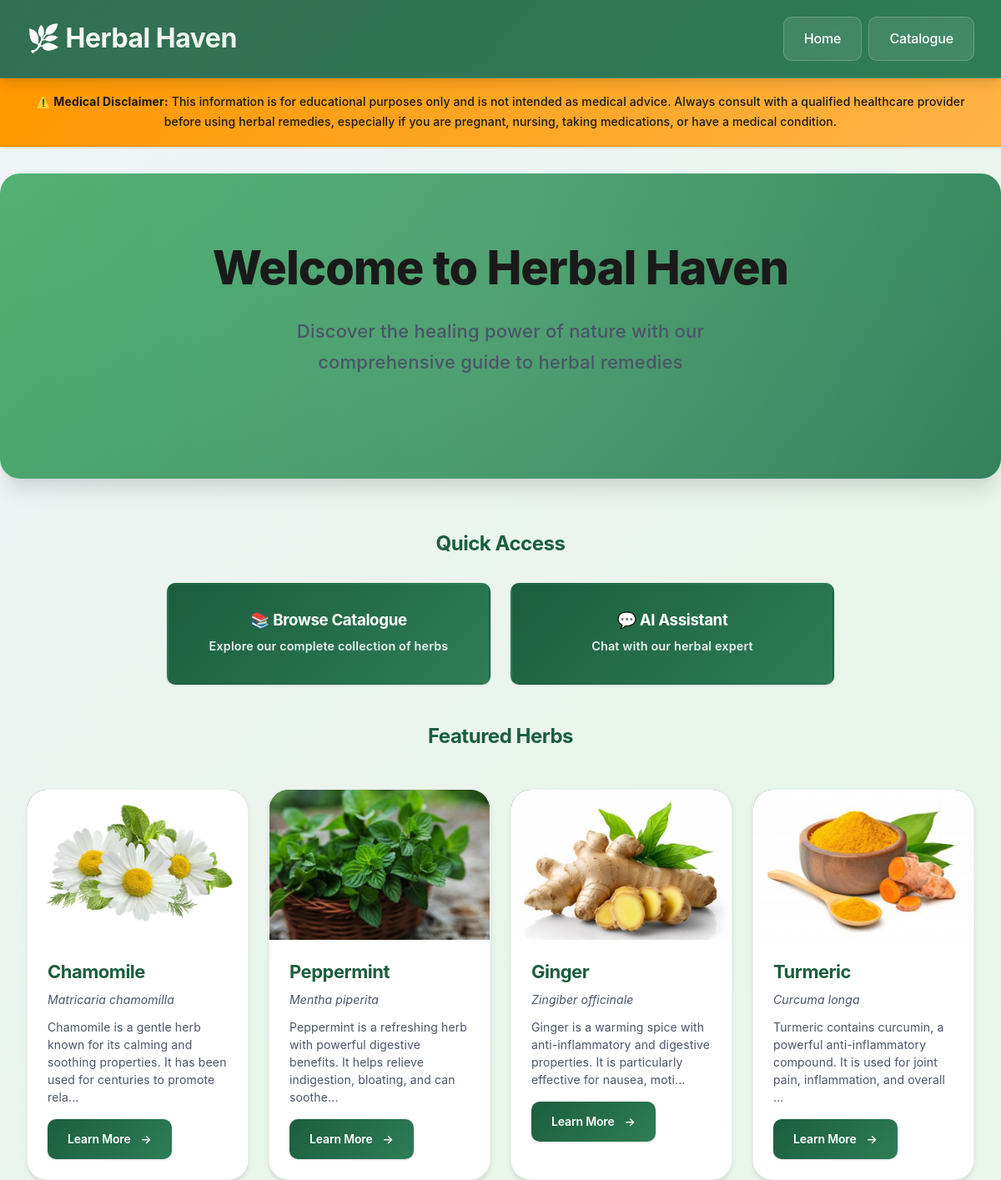
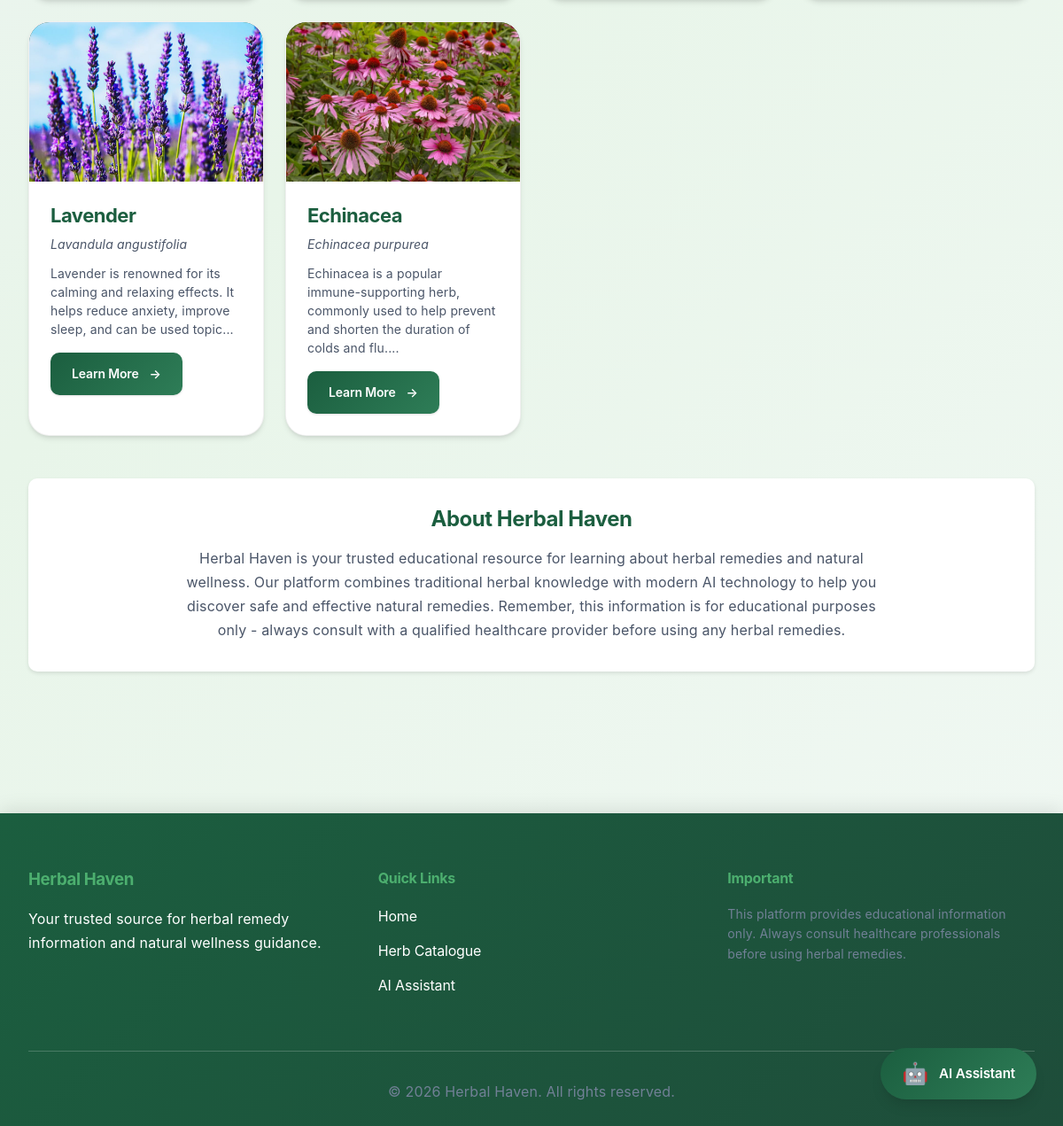
The page / on the database its author committed (2 pictures, top to bottom).
### tables this page shows
CREATE TABLE IF NOT EXISTS herbs (
    id INT PRIMARY KEY AUTO_INCREMENT,
    name VARCHAR(100) NOT NULL,
    scientific_name VARCHAR(150),
    description TEXT,
    image_url VARCHAR(255),
    preparation_methods TEXT,
    dosage_info TEXT,
    safety_warnings TEXT,
    created_at TIMESTAMP DEFAULT CURRENT_TIMESTAMP,
    INDEX idx_name (name)
);

### index.php (the view, shortened to what this page needs)
<?php
require_once __DIR__ . '/includes/header.php';
$db = getDB();
$stmt = $db->query("SELECT * FROM herbs ORDER BY created_at DESC LIMIT 6");
$featuredHerbs = $stmt->fetchAll(PDO::FETCH_ASSOC);
?>
<div class="hero">
    <h2>Welcome to Herbal Haven</h2>
    <p>Discover the healing power of nature with our comprehensive guide to herbal remedies</p>
</div>
<div class="container">
    <section class="quick-links">
        <h2 class="text-center" style="color: var(--primary-green); margin-bottom: 2rem;">Quick Access</h2>
        <div style="display: grid; grid-template-columns: repeat(auto-fit, minmax(280px, 1fr)); gap: 1.5rem; margin-bottom: 3rem; max-width: 800px; margin-left: auto; margin-right: auto;">
            <a href="<?php echo SITE_URL; ?>/catalogue.php" class="btn btn-primary" style="text-align: center; padding: 2rem; display: block; text-decoration: none;">
                <h3 style="margin-bottom: 0.5rem;">📚 Browse Catalogue</h3>
                <p style="font-size: 0.9rem; opacity: 0.9;">Explore our complete collection of herbs</p>
            </a>
            <a href="<?php echo SITE_URL; ?>/chat-assistant.php" class="btn btn-primary" style="text-align: center; padding: 2rem; display: block; text-decoration: none;">
                <h3 style="margin-bottom: 0.5rem;">💬 AI Assistant</h3>
                <p style="font-size: 0.9rem; opacity: 0.9;">Chat with our herbal expert</p>
            </a>
        </div>
    </section>
    <section class="featured-herbs">
        <h2 class="text-center" style="color: var(--primary-green); margin-bottom: 2rem;">Featured Herbs</h2>
        <div class="card-grid">
            <?php foreach ($featuredHerbs as $herb): ?>
                <div class="herb-card">
                    <div class="herb-card-image">
                        <?php
                        $imagePath = !empty($herb['image_url']) ? $herb['image_url'] : '';
                        $relativePath = ltrim($imagePath, '/');
                        $fullImagePath = __DIR__ . DIRECTORY_SEPARATOR . str_replace('/', DIRECTORY_SEPARATOR, $relativePath);
                        $imageExists = $imagePath && file_exists($fullImagePath);
                        if ($imageExists):
                            $subdir = parse_url(SITE_URL, PHP_URL_PATH);
                            $displayPath = $subdir . $imagePath;
                        ?>
                            <img src="<?php echo htmlspecialchars($displayPath); ?>" alt="<?php echo htmlspecialchars($herb['name']); ?>" onerror="this.style.display='none'; this.parentElement.innerHTML='🌿';">
                        <?php else: ?>
                            🌿
                        <?php endif; ?>
                    </div>
                    <div class="herb-card-content">
                        <h3><?php echo htmlspecialchars($herb['name']); ?></h3>
                        <p class="scientific-name"><?php echo htmlspecialchars($herb['scientific_name']); ?></p>
                        <p><?php echo htmlspecialchars(substr($herb['description'], 0, 120)) . '...'; ?></p>
                        <a href="<?php echo SITE_URL; ?>/herb-detail.php?id=<?php echo $herb['id']; ?>" class="herb-card-link">Learn More</a>
                    </div>
                </div>
            <?php endforeach; ?>
        </div>
    </section>
    <section class="info-section" style="background: var(--white); padding: 2rem; border-radius: 10px; margin: 3rem 0; box-shadow: 0 2px 4px rgba(0,0,0,0.1);">
        <h2 class="text-center" style="color: var(--primary-green); margin-bottom: 1rem;">About Herbal Haven</h2>
        <p style="text-align: center; color: var(--secondary-text); max-width: 800px; margin: 0 auto;">
            Herbal Haven is your trusted educational resource for learning about herbal remedies and natural wellness.
            Our platform combines traditional herbal knowledge with modern AI technology to help you discover safe and
            effective natural remedies. Remember, this information is for educational purposes only - always consult
            with a qualified healthcare provider before using any herbal remedies.
        </p>
    </section>
</div>
<?php require_once __DIR__ . '/includes/footer.php'; ?>

### includes/header.php (shortened to what this page needs)
<!DOCTYPE html>
<html lang="en">
<head>
    <link rel="stylesheet" href="<?php echo SITE_URL; ?>/css/style.css">
</head>
<body>
    <header class="main-header">
        <div class="container">
            <div class="header-content">
                <div class="logo">
                    <a href="<?php echo SITE_URL; ?>/index.php">
                        <h1>🌿 Herbal Haven</h1>
                    </a>
                </div>
                <nav class="main-nav">
                    <ul>
                        <li><a href="<?php echo SITE_URL; ?>/index.php">Home</a></li>
                        <li><a href="<?php echo SITE_URL; ?>/catalogue.php">Catalogue</a></li>
                    </ul>
                </nav>
            </div>
        </div>
    </header>
    <div class="disclaimer-banner">
        <div class="container">
            <p><strong>⚠️ Medical Disclaimer:</strong> This information is for educational purposes only and is not intended as medical advice. Always consult with a qualified healthcare provider before using herbal remedies, especially if you are pregnant, nursing, taking medications, or have a medical condition.</p>
        </div>
    </div>
    <main class="main-content">

### includes/footer.php (shortened to what this page needs)
    </main>
    <footer class="main-footer">
        <div class="container">
            <div class="footer-content">
                <div class="footer-section">
                    <h3>Herbal Haven</h3>
                    <p>Your trusted source for herbal remedy information and natural wellness guidance.</p>
                </div>
                <div class="footer-section">
                    <h4>Quick Links</h4>
                    <ul>
                        <li><a href="<?php echo SITE_URL; ?>/index.php">Home</a></li>
                        <li><a href="<?php echo SITE_URL; ?>/catalogue.php">Herb Catalogue</a></li>
                        <li><a href="<?php echo SITE_URL; ?>/chat-assistant.php">AI Assistant</a></li>
                    </ul>
                </div>
                <div class="footer-section">
                    <h4>Important</h4>
                    <p class="footer-disclaimer">This platform provides educational information only. Always consult healthcare professionals before using herbal remedies.</p>
                </div>
            </div>
            <div class="footer-bottom">
                <p>&copy; <?php echo date('Y'); ?> Herbal Haven. All rights reserved.</p>
            </div>
        </div>
    </footer>
    <a href="<?php echo SITE_URL; ?>/chat-assistant.php" class="floating-ai-button" title="AI Assistant">
        <span class="ai-icon">🤖</span>
        <span class="ai-text">AI Assistant</span>
    </a>
</body>
</html>

### rows shown on the page
herbs: image_url (picture), name "Chamomile", scientific_name "Matricaria chamomilla", description "Chamomile is a gentle herb known for its calming and soothing properties. It has been used for centuries to promote rela"
herbs: image_url (picture), name "Peppermint", scientific_name "Mentha piperita", description "Peppermint is a refreshing herb with powerful digestive benefits. It helps relieve indigestion, bloating, and can soothe"
herbs: image_url (picture), name "Ginger", scientific_name "Zingiber officinale", description "Ginger is a warming spice with anti-inflammatory and digestive properties. It is particularly effective for nausea, moti"
herbs: image_url (picture), name "Turmeric", scientific_name "Curcuma longa", description "Turmeric contains curcumin, a powerful anti-inflammatory compound. It is used for joint pain, inflammation, and overall"
herbs: image_url (picture), name "Lavender", scientific_name "Lavandula angustifolia", description "Lavender is renowned for its calming and relaxing effects. It helps reduce anxiety, improve sleep, and can be used topic"
herbs: image_url (picture), name "Echinacea", scientific_name "Echinacea purpurea", description "Echinacea is a popular immune-supporting herb, commonly used to help prevent and shorten the duration of colds and flu."
